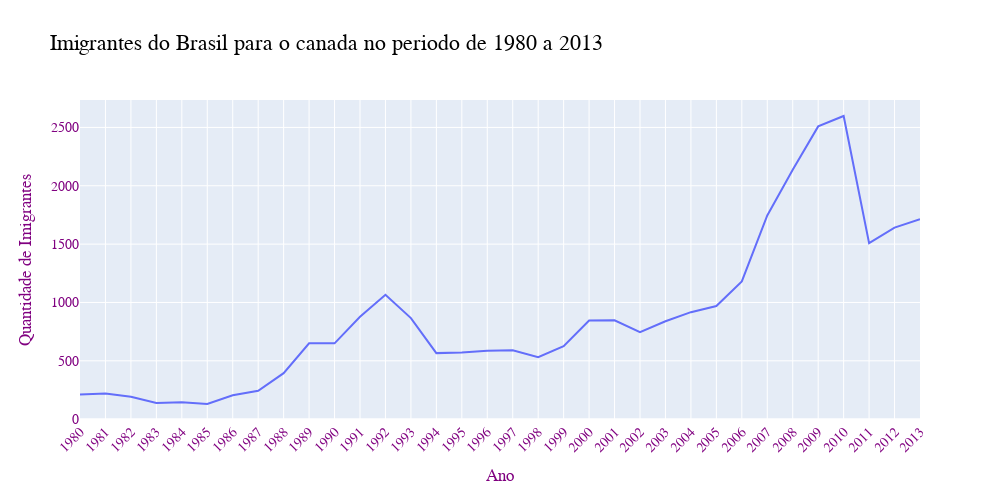

Notebook code cell kept with this figure:
### Code cell
fig = px.line(brasil_dados, x = 'Ano', y = 'Imigrantes', title = 'Imigrantes do Brasil para o canada no periodo de 1980 a 2013')
fig.update_layout(width = 1000, height = 500,
                  xaxis={'tickangle': -45},
                  font_family = 'arial',
                  font_size = 14,
                  font_color = 'purple',
                  title_font_color = 'black',
                  title_font_size = 22,
                  xaxis_title = 'Ano',
                  yaxis_title = 'Quantidade de Imigrantes')
fig.show()

### Figure 1 — Plotly figure (JSON) as saved in the notebook; plotly's stock layout.template omitted (floating-point values rounded to 4 significant figures)
{"data": [{"hovertemplate": "Ano=%{x}<br>Imigrantes=%{y}<extra></extra>", "legendgroup": "", "line": {"color": "#636efa", "dash": "solid"}, "marker": {"symbol": "circle"}, "mode": "lines", "name": "", "orientation": "v", "showlegend": false, "type": "scatter", "x": ["1980", "1981", "1982", "1983", "1984", "1985", "1986", "1987", "1988", "1989", "1990", "1991", "1992", "1993", "1994", "1995", "1996", "1997", "1998", "1999", "2000", "2001", "2002", "2003", "2004", "2005", "2006", "2007", "2008", "2009", "2010", "2011", "2012", "2013"], "xaxis": "x", "y": [211, 220, 192, 139, 145, 130, 205, 244, 394, 650, 650, 877, 1066, 866, 566, 572, 586, 591, 531, 626, 845, 847, 745, 839, 917, 969, 1181, 1746, 2138, 2509, 2598, 1508, 1642, 1714], "yaxis": "y"}], "layout": {"font": {"color": "purple", "family": "arial", "size": 14}, "height": 500, "legend": {"tracegroupgap": 0}, "title": {"font": {"color": "black", "size": 22}, "text": "Imigrantes do Brasil para o canada no periodo de 1980 a 2013"}, "width": 1000, "xaxis": {"anchor": "y", "domain": [0, 1], "tickangle": -45, "title": {"text": "Ano"}}, "yaxis": {"anchor": "x", "domain": [0, 1], "title": {"text": "Quantidade de Imigrantes"}}}}
